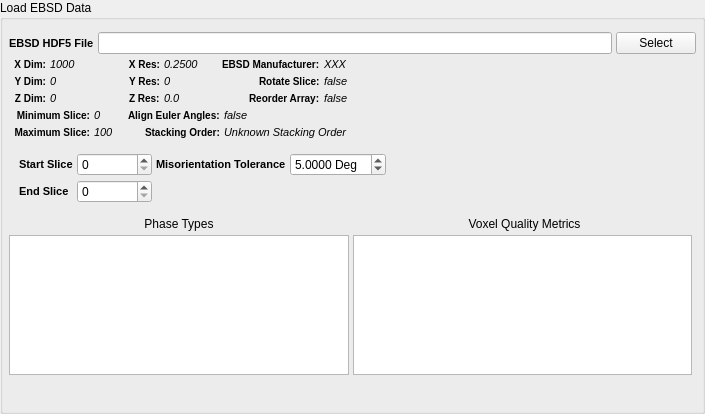
<?xml version="1.0" encoding="UTF-8"?>
<ui version="4.0">
 <class>QLoadSlicesWidget</class>
 <widget class="QFilterWidget" name="QLoadSlicesWidget">
  <property name="geometry">
   <rect>
    <x>0</x>
    <y>0</y>
    <width>705</width>
    <height>414</height>
   </rect>
  </property>
  <property name="windowTitle">
   <string>GroupBox</string>
  </property>
  <property name="title">
   <string>Load EBSD Data</string>
  </property>
  <property name="flat">
   <bool>false</bool>
  </property>
  <layout class="QGridLayout" name="gridLayout">
   <property name="leftMargin">
    <number>6</number>
   </property>
   <property name="topMargin">
    <number>12</number>
   </property>
   <property name="rightMargin">
    <number>6</number>
   </property>
   <property name="bottomMargin">
    <number>12</number>
   </property>
   <property name="spacing">
    <number>4</number>
   </property>
   <item row="0" column="0" colspan="3">
    <layout class="QGridLayout" name="gridLayout_2">
     <property name="spacing">
      <number>4</number>
     </property>
     <item row="0" column="0" colspan="4">
      <layout class="QHBoxLayout" name="horizontalLayout">
       <property name="topMargin">
        <number>0</number>
       </property>
       <item>
        <widget class="QLabel" name="label">
         <property name="styleSheet">
          <string notr="true">QLabel {
font-weight: bold;
font-size: 11px;
}</string>
         </property>
         <property name="text">
          <string>EBSD HDF5 File</string>
         </property>
        </widget>
       </item>
       <item>
        <widget class="QFSDropLineEdit" name="m_H5EbsdFile">
         <property name="sizePolicy">
          <sizepolicy hsizetype="Expanding" vsizetype="Fixed">
           <horstretch>0</horstretch>
           <verstretch>0</verstretch>
          </sizepolicy>
         </property>
        </widget>
       </item>
       <item>
        <widget class="QPushButton" name="m_H5EbsdBtn">
         <property name="sizePolicy">
          <sizepolicy hsizetype="Maximum" vsizetype="Fixed">
           <horstretch>0</horstretch>
           <verstretch>0</verstretch>
          </sizepolicy>
         </property>
         <property name="text">
          <string>Select</string>
         </property>
        </widget>
       </item>
      </layout>
     </item>
     <item row="1" column="0">
      <layout class="QFormLayout" name="formLayout_3">
       <property name="fieldGrowthPolicy">
        <enum>QFormLayout::AllNonFixedFieldsGrow</enum>
       </property>
       <property name="leftMargin">
        <number>5</number>
       </property>
       <property name="rightMargin">
        <number>5</number>
       </property>
       <item row="0" column="0">
        <widget class="QLabel" name="label_13">
         <property name="font">
          <font>
           <pointsize>-1</pointsize>
           <weight>75</weight>
           <bold>true</bold>
          </font>
         </property>
         <property name="styleSheet">
          <string notr="true">QLabel {
font-weight: bold;
font-size: 10px;
}</string>
         </property>
         <property name="text">
          <string>X Dim:</string>
         </property>
         <property name="alignment">
          <set>Qt::AlignRight|Qt::AlignTrailing|Qt::AlignVCenter</set>
         </property>
        </widget>
       </item>
       <item row="0" column="1">
        <widget class="QLabel" name="m_XDim">
         <property name="font">
          <font>
           <pointsize>-1</pointsize>
           <italic>true</italic>
          </font>
         </property>
         <property name="styleSheet">
          <string notr="true">QLabel {
	font-size: 11px;
	font-style: italic;
}</string>
         </property>
         <property name="text">
          <string>1000</string>
         </property>
         <property name="scaledContents">
          <bool>true</bool>
         </property>
        </widget>
       </item>
       <item row="1" column="0">
        <widget class="QLabel" name="label_14">
         <property name="font">
          <font>
           <pointsize>-1</pointsize>
           <weight>75</weight>
           <bold>true</bold>
          </font>
         </property>
         <property name="styleSheet">
          <string notr="true">QLabel {
font-weight: bold;
font-size: 10px;
}</string>
         </property>
         <property name="text">
          <string>Y Dim:</string>
         </property>
         <property name="alignment">
          <set>Qt::AlignRight|Qt::AlignTrailing|Qt::AlignVCenter</set>
         </property>
        </widget>
       </item>
       <item row="1" column="1">
        <widget class="QLabel" name="m_YDim">
         <property name="font">
          <font>
           <pointsize>-1</pointsize>
           <italic>true</italic>
          </font>
         </property>
         <property name="styleSheet">
          <string notr="true">QLabel {
	font-size: 11px;
	font-style: italic;
}</string>
         </property>
         <property name="text">
          <string>0</string>
         </property>
         <property name="scaledContents">
          <bool>true</bool>
         </property>
        </widget>
       </item>
       <item row="2" column="0">
        <widget class="QLabel" name="label_15">
         <property name="font">
          <font>
           <pointsize>-1</pointsize>
           <weight>75</weight>
           <bold>true</bold>
          </font>
         </property>
         <property name="styleSheet">
          <string notr="true">QLabel {
font-weight: bold;
font-size: 10px;
}</string>
         </property>
         <property name="text">
          <string>Z Dim:</string>
         </property>
         <property name="alignment">
          <set>Qt::AlignRight|Qt::AlignTrailing|Qt::AlignVCenter</set>
         </property>
        </widget>
       </item>
       <item row="2" column="1">
        <widget class="QLabel" name="m_ZDim">
         <property name="font">
          <font>
           <pointsize>-1</pointsize>
           <italic>true</italic>
          </font>
         </property>
         <property name="styleSheet">
          <string notr="true">QLabel {
	font-size: 11px;
	font-style: italic;
}</string>
         </property>
         <property name="text">
          <string>0</string>
         </property>
         <property name="scaledContents">
          <bool>true</bool>
         </property>
        </widget>
       </item>
      </layout>
     </item>
     <item row="1" column="1">
      <layout class="QFormLayout" name="formLayout_4">
       <property name="labelAlignment">
        <set>Qt::AlignRight|Qt::AlignTrailing|Qt::AlignVCenter</set>
       </property>
       <property name="leftMargin">
        <number>5</number>
       </property>
       <property name="rightMargin">
        <number>5</number>
       </property>
       <item row="0" column="0">
        <widget class="QLabel" name="label_16">
         <property name="font">
          <font>
           <pointsize>-1</pointsize>
           <weight>75</weight>
           <bold>true</bold>
          </font>
         </property>
         <property name="styleSheet">
          <string notr="true">QLabel {
font-weight: bold;
font-size: 10px;
}</string>
         </property>
         <property name="text">
          <string>X Res:</string>
         </property>
         <property name="alignment">
          <set>Qt::AlignRight|Qt::AlignTrailing|Qt::AlignVCenter</set>
         </property>
        </widget>
       </item>
       <item row="0" column="1">
        <widget class="QLabel" name="m_XRes">
         <property name="font">
          <font>
           <pointsize>-1</pointsize>
           <italic>true</italic>
          </font>
         </property>
         <property name="styleSheet">
          <string notr="true">QLabel {
	font-size: 11px;
	font-style: italic;
}</string>
         </property>
         <property name="text">
          <string>0.2500</string>
         </property>
         <property name="scaledContents">
          <bool>true</bool>
         </property>
        </widget>
       </item>
       <item row="1" column="0">
        <widget class="QLabel" name="label_17">
         <property name="font">
          <font>
           <pointsize>-1</pointsize>
           <weight>75</weight>
           <bold>true</bold>
          </font>
         </property>
         <property name="styleSheet">
          <string notr="true">QLabel {
font-weight: bold;
font-size: 10px;
}</string>
         </property>
         <property name="text">
          <string>Y Res:</string>
         </property>
         <property name="alignment">
          <set>Qt::AlignRight|Qt::AlignTrailing|Qt::AlignVCenter</set>
         </property>
        </widget>
       </item>
       <item row="1" column="1">
        <widget class="QLabel" name="m_YRes">
         <property name="font">
          <font>
           <pointsize>-1</pointsize>
           <italic>true</italic>
          </font>
         </property>
         <property name="styleSheet">
          <string notr="true">QLabel {
	font-size: 11px;
	font-style: italic;
}</string>
         </property>
         <property name="text">
          <string>0</string>
         </property>
         <property name="scaledContents">
          <bool>true</bool>
         </property>
        </widget>
       </item>
       <item row="2" column="0">
        <widget class="QLabel" name="m_ZMax_2">
         <property name="font">
          <font>
           <pointsize>-1</pointsize>
           <weight>75</weight>
           <bold>true</bold>
          </font>
         </property>
         <property name="styleSheet">
          <string notr="true">QLabel {
font-weight: bold;
font-size: 10px;
}</string>
         </property>
         <property name="text">
          <string>Z Res:</string>
         </property>
        </widget>
       </item>
       <item row="2" column="1">
        <widget class="QLabel" name="m_ZRes">
         <property name="font">
          <font>
           <pointsize>-1</pointsize>
           <italic>true</italic>
          </font>
         </property>
         <property name="styleSheet">
          <string notr="true">QLabel {
	font-size: 11px;
	font-style: italic;
}</string>
         </property>
         <property name="text">
          <string>0.0</string>
         </property>
         <property name="scaledContents">
          <bool>true</bool>
         </property>
        </widget>
       </item>
      </layout>
     </item>
     <item row="1" column="2">
      <layout class="QFormLayout" name="formLayout_5">
       <property name="fieldGrowthPolicy">
        <enum>QFormLayout::FieldsStayAtSizeHint</enum>
       </property>
       <property name="labelAlignment">
        <set>Qt::AlignRight|Qt::AlignTrailing|Qt::AlignVCenter</set>
       </property>
       <property name="leftMargin">
        <number>5</number>
       </property>
       <property name="rightMargin">
        <number>5</number>
       </property>
       <item row="0" column="0">
        <widget class="QLabel" name="label_23">
         <property name="font">
          <font>
           <pointsize>-1</pointsize>
           <weight>75</weight>
           <bold>true</bold>
          </font>
         </property>
         <property name="styleSheet">
          <string notr="true">QLabel {
font-weight: bold;
font-size: 10px;
}</string>
         </property>
         <property name="text">
          <string>EBSD Manufacturer:</string>
         </property>
         <property name="alignment">
          <set>Qt::AlignJustify|Qt::AlignVCenter</set>
         </property>
         <property name="wordWrap">
          <bool>false</bool>
         </property>
        </widget>
       </item>
       <item row="0" column="1">
        <widget class="QLabel" name="m_EbsdManufacturer">
         <property name="font">
          <font>
           <pointsize>-1</pointsize>
           <italic>true</italic>
          </font>
         </property>
         <property name="styleSheet">
          <string notr="true">QLabel {
	font-size: 11px;
	font-style: italic;
}</string>
         </property>
         <property name="text">
          <string>XXX</string>
         </property>
         <property name="scaledContents">
          <bool>true</bool>
         </property>
        </widget>
       </item>
       <item row="1" column="0">
        <widget class="QLabel" name="label_3">
         <property name="font">
          <font>
           <pointsize>-1</pointsize>
           <weight>75</weight>
           <bold>true</bold>
          </font>
         </property>
         <property name="styleSheet">
          <string notr="true">QLabel {
font-weight: bold;
font-size: 10px;
}</string>
         </property>
         <property name="text">
          <string>Rotate Slice:</string>
         </property>
         <property name="alignment">
          <set>Qt::AlignJustify|Qt::AlignVCenter</set>
         </property>
         <property name="wordWrap">
          <bool>false</bool>
         </property>
        </widget>
       </item>
       <item row="1" column="1">
        <widget class="QLabel" name="m_RotateSliceLabel">
         <property name="font">
          <font>
           <pointsize>-1</pointsize>
           <italic>true</italic>
          </font>
         </property>
         <property name="styleSheet">
          <string notr="true">QLabel {
	font-size: 11px;
	font-style: italic;
}</string>
         </property>
         <property name="text">
          <string>false</string>
         </property>
         <property name="scaledContents">
          <bool>true</bool>
         </property>
        </widget>
       </item>
       <item row="2" column="0">
        <widget class="QLabel" name="label_20">
         <property name="font">
          <font>
           <pointsize>-1</pointsize>
           <weight>75</weight>
           <bold>true</bold>
          </font>
         </property>
         <property name="styleSheet">
          <string notr="true">QLabel {
font-weight: bold;
font-size: 10px;
}</string>
         </property>
         <property name="text">
          <string>Reorder Array:</string>
         </property>
         <property name="alignment">
          <set>Qt::AlignJustify|Qt::AlignVCenter</set>
         </property>
         <property name="wordWrap">
          <bool>false</bool>
         </property>
        </widget>
       </item>
       <item row="2" column="1">
        <widget class="QLabel" name="m_ReorderArrayLabel">
         <property name="font">
          <font>
           <pointsize>-1</pointsize>
           <italic>true</italic>
          </font>
         </property>
         <property name="styleSheet">
          <string notr="true">QLabel {
	font-size: 11px;
	font-style: italic;
}</string>
         </property>
         <property name="text">
          <string>false</string>
         </property>
         <property name="scaledContents">
          <bool>true</bool>
         </property>
        </widget>
       </item>
      </layout>
     </item>
     <item row="2" column="1" colspan="2">
      <layout class="QFormLayout" name="formLayout_2">
       <property name="labelAlignment">
        <set>Qt::AlignRight|Qt::AlignTrailing|Qt::AlignVCenter</set>
       </property>
       <property name="leftMargin">
        <number>5</number>
       </property>
       <property name="rightMargin">
        <number>5</number>
       </property>
       <item row="1" column="0">
        <widget class="QLabel" name="label_24">
         <property name="font">
          <font>
           <pointsize>-1</pointsize>
           <weight>75</weight>
           <bold>true</bold>
          </font>
         </property>
         <property name="styleSheet">
          <string notr="true">QLabel {
font-weight: bold;
font-size: 10px;
}</string>
         </property>
         <property name="text">
          <string>Stacking Order:</string>
         </property>
         <property name="scaledContents">
          <bool>false</bool>
         </property>
        </widget>
       </item>
       <item row="0" column="0">
        <widget class="QLabel" name="label_22">
         <property name="font">
          <font>
           <pointsize>-1</pointsize>
           <weight>75</weight>
           <bold>true</bold>
          </font>
         </property>
         <property name="styleSheet">
          <string notr="true">QLabel {
font-weight: bold;
font-size: 10px;
}</string>
         </property>
         <property name="text">
          <string>Align Euler Angles:</string>
         </property>
         <property name="scaledContents">
          <bool>false</bool>
         </property>
        </widget>
       </item>
       <item row="0" column="1">
        <widget class="QLabel" name="m_AlignEulersLabel">
         <property name="font">
          <font>
           <pointsize>-1</pointsize>
           <italic>true</italic>
          </font>
         </property>
         <property name="styleSheet">
          <string notr="true">QLabel {
	font-size: 11px;
	font-style: italic;
}</string>
         </property>
         <property name="text">
          <string>false</string>
         </property>
         <property name="scaledContents">
          <bool>true</bool>
         </property>
        </widget>
       </item>
       <item row="1" column="1">
        <widget class="QLabel" name="m_StackingOrder">
         <property name="font">
          <font>
           <pointsize>-1</pointsize>
           <italic>true</italic>
          </font>
         </property>
         <property name="styleSheet">
          <string notr="true">QLabel {
	font-size: 11px;
	font-style: italic;
}</string>
         </property>
         <property name="text">
          <string>Unknown Stacking Order</string>
         </property>
         <property name="scaledContents">
          <bool>true</bool>
         </property>
        </widget>
       </item>
      </layout>
     </item>
     <item row="2" column="0">
      <layout class="QFormLayout" name="formLayout">
       <property name="fieldGrowthPolicy">
        <enum>QFormLayout::FieldsStayAtSizeHint</enum>
       </property>
       <property name="labelAlignment">
        <set>Qt::AlignRight|Qt::AlignTrailing|Qt::AlignVCenter</set>
       </property>
       <property name="leftMargin">
        <number>5</number>
       </property>
       <property name="rightMargin">
        <number>5</number>
       </property>
       <item row="0" column="1">
        <widget class="QLabel" name="m_ZMin">
         <property name="font">
          <font>
           <pointsize>-1</pointsize>
           <italic>true</italic>
          </font>
         </property>
         <property name="styleSheet">
          <string notr="true">QLabel {
	font-size: 11px;
	font-style: italic;
}</string>
         </property>
         <property name="text">
          <string>0</string>
         </property>
         <property name="scaledContents">
          <bool>true</bool>
         </property>
        </widget>
       </item>
       <item row="1" column="0">
        <widget class="QLabel" name="label_54">
         <property name="font">
          <font>
           <pointsize>-1</pointsize>
           <weight>75</weight>
           <bold>true</bold>
          </font>
         </property>
         <property name="styleSheet">
          <string notr="true">QLabel {
font-weight: bold;
font-size: 10px;
}</string>
         </property>
         <property name="text">
          <string>Maximum Slice:</string>
         </property>
         <property name="alignment">
          <set>Qt::AlignRight|Qt::AlignTrailing|Qt::AlignVCenter</set>
         </property>
        </widget>
       </item>
       <item row="1" column="1">
        <widget class="QLabel" name="m_ZMax">
         <property name="font">
          <font>
           <pointsize>-1</pointsize>
           <italic>true</italic>
          </font>
         </property>
         <property name="styleSheet">
          <string notr="true">QLabel {
	font-size: 11px;
	font-style: italic;
}</string>
         </property>
         <property name="text">
          <string>100</string>
         </property>
         <property name="scaledContents">
          <bool>true</bool>
         </property>
        </widget>
       </item>
       <item row="0" column="0">
        <widget class="QLabel" name="label_7">
         <property name="font">
          <font>
           <pointsize>-1</pointsize>
           <weight>75</weight>
           <bold>true</bold>
          </font>
         </property>
         <property name="styleSheet">
          <string notr="true">QLabel {
font-weight: bold;
font-size: 10px;
}</string>
         </property>
         <property name="text">
          <string>Minimum Slice:</string>
         </property>
         <property name="alignment">
          <set>Qt::AlignRight|Qt::AlignTrailing|Qt::AlignVCenter</set>
         </property>
        </widget>
       </item>
      </layout>
     </item>
     <item row="1" column="3" rowspan="2">
      <spacer name="horizontalSpacer">
       <property name="orientation">
        <enum>Qt::Horizontal</enum>
       </property>
       <property name="sizeHint" stdset="0">
        <size>
         <width>40</width>
         <height>20</height>
        </size>
       </property>
      </spacer>
     </item>
    </layout>
   </item>
   <item row="1" column="0" colspan="3">
    <layout class="QGridLayout" name="gridLayout_3">
     <property name="margin">
      <number>10</number>
     </property>
     <property name="spacing">
      <number>4</number>
     </property>
     <item row="0" column="0">
      <widget class="QLabel" name="label_5">
       <property name="styleSheet">
        <string notr="true">QLabel {
font-weight: bold;
font-size: 11px;
}</string>
       </property>
       <property name="text">
        <string>Start Slice</string>
       </property>
      </widget>
     </item>
     <item row="0" column="1">
      <widget class="QSpinBox" name="m_ZStartIndex">
       <property name="minimumSize">
        <size>
         <width>75</width>
         <height>0</height>
        </size>
       </property>
      </widget>
     </item>
     <item row="1" column="0">
      <widget class="QLabel" name="label_6">
       <property name="styleSheet">
        <string notr="true">QLabel {
font-weight: bold;
font-size: 11px;
}</string>
       </property>
       <property name="text">
        <string>End Slice</string>
       </property>
      </widget>
     </item>
     <item row="1" column="1">
      <widget class="QSpinBox" name="m_ZEndIndex">
       <property name="minimumSize">
        <size>
         <width>75</width>
         <height>0</height>
        </size>
       </property>
      </widget>
     </item>
     <item row="0" column="2">
      <widget class="QLabel" name="label_2">
       <property name="styleSheet">
        <string notr="true">QLabel {
font-weight: bold;
font-size: 11px;
}</string>
       </property>
       <property name="text">
        <string>Misorientation Tolerance</string>
       </property>
      </widget>
     </item>
     <item row="0" column="3">
      <widget class="QDoubleSpinBox" name="m_MisorientationTolerance">
       <property name="suffix">
        <string> Deg</string>
       </property>
       <property name="decimals">
        <number>4</number>
       </property>
       <property name="singleStep">
        <double>0.100000000000000</double>
       </property>
       <property name="value">
        <double>5.000000000000000</double>
       </property>
      </widget>
     </item>
     <item row="0" column="4" rowspan="2">
      <spacer name="horizontalSpacer_2">
       <property name="orientation">
        <enum>Qt::Horizontal</enum>
       </property>
       <property name="sizeHint" stdset="0">
        <size>
         <width>40</width>
         <height>20</height>
        </size>
       </property>
      </spacer>
     </item>
    </layout>
   </item>
   <item row="2" column="1" colspan="2">
    <widget class="QLabel" name="label_9">
     <property name="text">
      <string>Voxel Quality Metrics</string>
     </property>
     <property name="alignment">
      <set>Qt::AlignCenter</set>
     </property>
    </widget>
   </item>
   <item row="3" column="1">
    <widget class="QTableView" name="m_QualityMetricTableView">
     <property name="sizePolicy">
      <sizepolicy hsizetype="Expanding" vsizetype="Expanding">
       <horstretch>0</horstretch>
       <verstretch>0</verstretch>
      </sizepolicy>
     </property>
     <property name="minimumSize">
      <size>
       <width>0</width>
       <height>100</height>
      </size>
     </property>
     <property name="maximumSize">
      <size>
       <width>16777215</width>
       <height>150</height>
      </size>
     </property>
     <property name="editTriggers">
      <set>QAbstractItemView::AnyKeyPressed|QAbstractItemView::EditKeyPressed|QAbstractItemView::SelectedClicked</set>
     </property>
     <property name="alternatingRowColors">
      <bool>true</bool>
     </property>
     <property name="verticalScrollMode">
      <enum>QAbstractItemView::ScrollPerPixel</enum>
     </property>
     <property name="horizontalScrollMode">
      <enum>QAbstractItemView::ScrollPerPixel</enum>
     </property>
     <property name="showGrid">
      <bool>false</bool>
     </property>
     <property name="cornerButtonEnabled">
      <bool>false</bool>
     </property>
     <attribute name="horizontalHeaderDefaultSectionSize">
      <number>120</number>
     </attribute>
     <attribute name="verticalHeaderVisible">
      <bool>false</bool>
     </attribute>
    </widget>
   </item>
   <item row="2" column="0">
    <widget class="QLabel" name="label_11">
     <property name="text">
      <string>Phase Types</string>
     </property>
     <property name="alignment">
      <set>Qt::AlignCenter</set>
     </property>
    </widget>
   </item>
   <item row="3" column="0">
    <widget class="QListWidget" name="phaseTypeList">
     <property name="sizePolicy">
      <sizepolicy hsizetype="Expanding" vsizetype="Expanding">
       <horstretch>0</horstretch>
       <verstretch>0</verstretch>
      </sizepolicy>
     </property>
     <property name="minimumSize">
      <size>
       <width>0</width>
       <height>100</height>
      </size>
     </property>
     <property name="maximumSize">
      <size>
       <width>16777215</width>
       <height>150</height>
      </size>
     </property>
     <property name="editTriggers">
      <set>QAbstractItemView::AllEditTriggers</set>
     </property>
     <property name="alternatingRowColors">
      <bool>true</bool>
     </property>
    </widget>
   </item>
   <item row="4" column="1">
    <layout class="QHBoxLayout" name="horizontalLayout_2">
     <property name="spacing">
      <number>4</number>
     </property>
     <property name="topMargin">
      <number>0</number>
     </property>
     <item>
      <widget class="QPushButton" name="addQualityMetric">
       <property name="sizePolicy">
        <sizepolicy hsizetype="Fixed" vsizetype="Fixed">
         <horstretch>0</horstretch>
         <verstretch>0</verstretch>
        </sizepolicy>
       </property>
       <property name="maximumSize">
        <size>
         <width>16</width>
         <height>16</height>
        </size>
       </property>
       <property name="statusTip">
        <string>Add Quality Filter</string>
       </property>
       <property name="whatsThis">
        <string>Add Quality Filter</string>
       </property>
       <property name="text">
        <string/>
       </property>
       <property name="icon">
        <iconset resource="../../../../../Resources/icons/images/Icons.qrc">
         <normaloff>:/add.png</normaloff>:/add.png</iconset>
       </property>
       <property name="flat">
        <bool>true</bool>
       </property>
      </widget>
     </item>
     <item>
      <widget class="QPushButton" name="removeQualityMetric">
       <property name="sizePolicy">
        <sizepolicy hsizetype="Fixed" vsizetype="Fixed">
         <horstretch>0</horstretch>
         <verstretch>0</verstretch>
        </sizepolicy>
       </property>
       <property name="maximumSize">
        <size>
         <width>16</width>
         <height>16</height>
        </size>
       </property>
       <property name="toolTip">
        <string>Delete Quality Filter</string>
       </property>
       <property name="statusTip">
        <string>Delete Quality Filter</string>
       </property>
       <property name="text">
        <string/>
       </property>
       <property name="icon">
        <iconset resource="../../../../../Resources/icons/images/Icons.qrc">
         <normaloff>:/delete.png</normaloff>:/delete.png</iconset>
       </property>
       <property name="flat">
        <bool>true</bool>
       </property>
      </widget>
     </item>
     <item>
      <spacer name="horizontalSpacer_3">
       <property name="orientation">
        <enum>Qt::Horizontal</enum>
       </property>
       <property name="sizeHint" stdset="0">
        <size>
         <width>40</width>
         <height>20</height>
        </size>
       </property>
      </spacer>
     </item>
    </layout>
   </item>
  </layout>
 </widget>
 <customwidgets>
  <customwidget>
   <class>QFSDropLineEdit</class>
   <extends>QLineEdit</extends>
   <header location="global">QFSDropLineEdit.h</header>
  </customwidget>
  <customwidget>
   <class>QFilterWidget</class>
   <extends>QGroupBox</extends>
   <header location="global">QFilterWidget.h</header>
   <container>1</container>
  </customwidget>
 </customwidgets>
 <resources>
  <include location="../../../../../Resources/icons/images/Icons.qrc"/>
 </resources>
 <connections/>
</ui>
